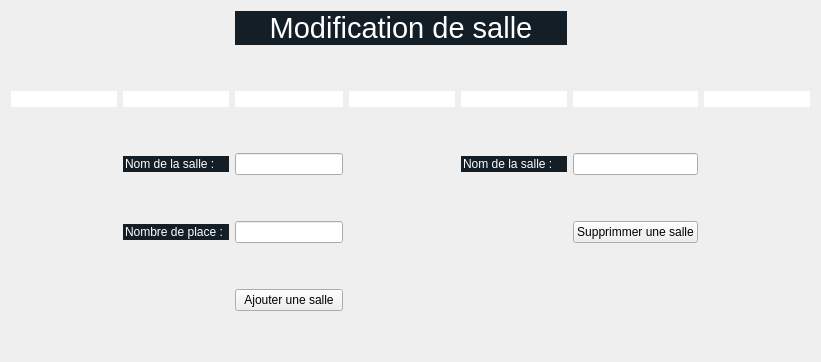
        <widget class="QWidget" name="modifSalle">
         <layout class="QGridLayout" name="gridLayout_36">
          <item row="5" column="5">
           <widget class="QLineEdit" name="nomSalle_2"/>
          </item>
          <item row="3" column="2">
           <widget class="QLineEdit" name="lineEdit_131">
            <property name="enabled">
             <bool>false</bool>
            </property>
            <property name="styleSheet">
             <string notr="true">background-color:white;
border:none;</string>
            </property>
           </widget>
          </item>
          <item row="8" column="5">
           <widget class="QPushButton" name="delSalle">
            <property name="styleSheet">
             <string notr="true">font: 8pt &quot;Century Gothic&quot;;</string>
            </property>
            <property name="text">
             <string>Supprimmer une salle</string>
            </property>
           </widget>
          </item>
          <item row="5" column="1">
           <widget class="QLineEdit" name="lineEdit_136">
            <property name="enabled">
             <bool>false</bool>
            </property>
            <property name="styleSheet">
             <string notr="true">background-color:rgb(20,30,38);
color:white;
font: 8pt &quot;Century Gothic&quot;;
border:none;</string>
            </property>
            <property name="text">
             <string>Nom de la salle :</string>
            </property>
           </widget>
          </item>
          <item row="10" column="2">
           <widget class="QPushButton" name="addSalle">
            <property name="styleSheet">
             <string notr="true">font: 8pt &quot;Century Gothic&quot;;</string>
            </property>
            <property name="text">
             <string>Ajouter une salle</string>
            </property>
           </widget>
          </item>
          <item row="8" column="1">
           <widget class="QLineEdit" name="lineEdit_139">
            <property name="enabled">
             <bool>false</bool>
            </property>
            <property name="styleSheet">
             <string notr="true">background-color:rgb(20,30,38);
color:white;
font: 8pt &quot;Century Gothic&quot;;
border:none;</string>
            </property>
            <property name="text">
             <string>Nombre de place :</string>
            </property>
           </widget>
          </item>
          <item row="1" column="2" colspan="3">
           <widget class="QLabel" name="label_17">
            <property name="enabled">
             <bool>false</bool>
            </property>
            <property name="styleSheet">
             <string notr="true">background-color:rgb(20,30,38);
color:white;
font: 8pt &quot;Century Gothic&quot;;</string>
            </property>
            <property name="text">
             <string>&lt;html&gt;&lt;head/&gt;&lt;body&gt;&lt;p align=&quot;center&quot;&gt;&lt;span style=&quot; font-size:22pt;&quot;&gt;Modification de salle&lt;/span&gt;&lt;/p&gt;&lt;/body&gt;&lt;/html&gt;</string>
            </property>
           </widget>
          </item>
          <item row="3" column="3">
           <widget class="QLineEdit" name="lineEdit_130">
            <property name="enabled">
             <bool>false</bool>
            </property>
            <property name="styleSheet">
             <string notr="true">background-color:white;
border:none;</string>
            </property>
           </widget>
          </item>
          <item row="3" column="1">
           <widget class="QLineEdit" name="lineEdit_132">
            <property name="enabled">
             <bool>false</bool>
            </property>
            <property name="styleSheet">
             <string notr="true">background-color:white;
border:none;</string>
            </property>
           </widget>
          </item>
          <item row="8" column="2">
           <widget class="QLineEdit" name="nbPlace"/>
          </item>
          <item row="4" column="5">
           <spacer name="verticalSpacer_104">
            <property name="orientation">
             <enum>Qt::Vertical</enum>
            </property>
            <property name="sizeType">
             <enum>QSizePolicy::Fixed</enum>
            </property>
            <property name="sizeHint" stdset="0">
             <size>
              <width>20</width>
              <height>40</height>
             </size>
            </property>
           </spacer>
          </item>
          <item row="5" column="4">
           <widget class="QLineEdit" name="lineEdit_134">
            <property name="enabled">
             <bool>false</bool>
            </property>
            <property name="styleSheet">
             <string notr="true">background-color:rgb(20,30,38);
color:white;
font: 8pt &quot;Century Gothic&quot;;
border:none;</string>
            </property>
            <property name="text">
             <string>Nom de la salle :</string>
            </property>
           </widget>
          </item>
          <item row="6" column="2">
           <spacer name="verticalSpacer_106">
            <property name="orientation">
             <enum>Qt::Vertical</enum>
            </property>
            <property name="sizeType">
             <enum>QSizePolicy::Fixed</enum>
            </property>
            <property name="sizeHint" stdset="0">
             <size>
              <width>20</width>
              <height>40</height>
             </size>
            </property>
           </spacer>
          </item>
          <item row="2" column="4">
           <spacer name="verticalSpacer_105">
            <property name="orientation">
             <enum>Qt::Vertical</enum>
            </property>
            <property name="sizeType">
             <enum>QSizePolicy::Fixed</enum>
            </property>
            <property name="sizeHint" stdset="0">
             <size>
              <width>20</width>
              <height>40</height>
             </size>
            </property>
           </spacer>
          </item>
          <item row="3" column="6">
           <widget class="QLineEdit" name="lineEdit_127">
            <property name="enabled">
             <bool>false</bool>
            </property>
            <property name="styleSheet">
             <string notr="true">background-color:white;
border:none;</string>
            </property>
           </widget>
          </item>
          <item row="9" column="2">
           <spacer name="verticalSpacer_107">
            <property name="orientation">
             <enum>Qt::Vertical</enum>
            </property>
            <property name="sizeType">
             <enum>QSizePolicy::Fixed</enum>
            </property>
            <property name="sizeHint" stdset="0">
             <size>
              <width>20</width>
              <height>40</height>
             </size>
            </property>
           </spacer>
          </item>
          <item row="3" column="0">
           <widget class="QLineEdit" name="lineEdit_133">
            <property name="enabled">
             <bool>false</bool>
            </property>
            <property name="styleSheet">
             <string notr="true">background-color:white;
border:none;</string>
            </property>
           </widget>
          </item>
          <item row="3" column="5">
           <widget class="QLineEdit" name="lineEdit_128">
            <property name="enabled">
             <bool>false</bool>
            </property>
            <property name="styleSheet">
             <string notr="true">background-color:white;
border:none;</string>
            </property>
           </widget>
          </item>
          <item row="3" column="4">
           <widget class="QLineEdit" name="lineEdit_129">
            <property name="enabled">
             <bool>false</bool>
            </property>
            <property name="styleSheet">
             <string notr="true">background-color:white;
border:none;</string>
            </property>
           </widget>
          </item>
          <item row="5" column="2">
           <widget class="QLineEdit" name="nomSalle"/>
          </item>
          <item row="11" column="2">
           <spacer name="verticalSpacer_108">
            <property name="orientation">
             <enum>Qt::Vertical</enum>
            </property>
            <property name="sizeHint" stdset="0">
             <size>
              <width>20</width>
              <height>40</height>
             </size>
            </property>
           </spacer>
          </item>
         </layout>
        </widget>
